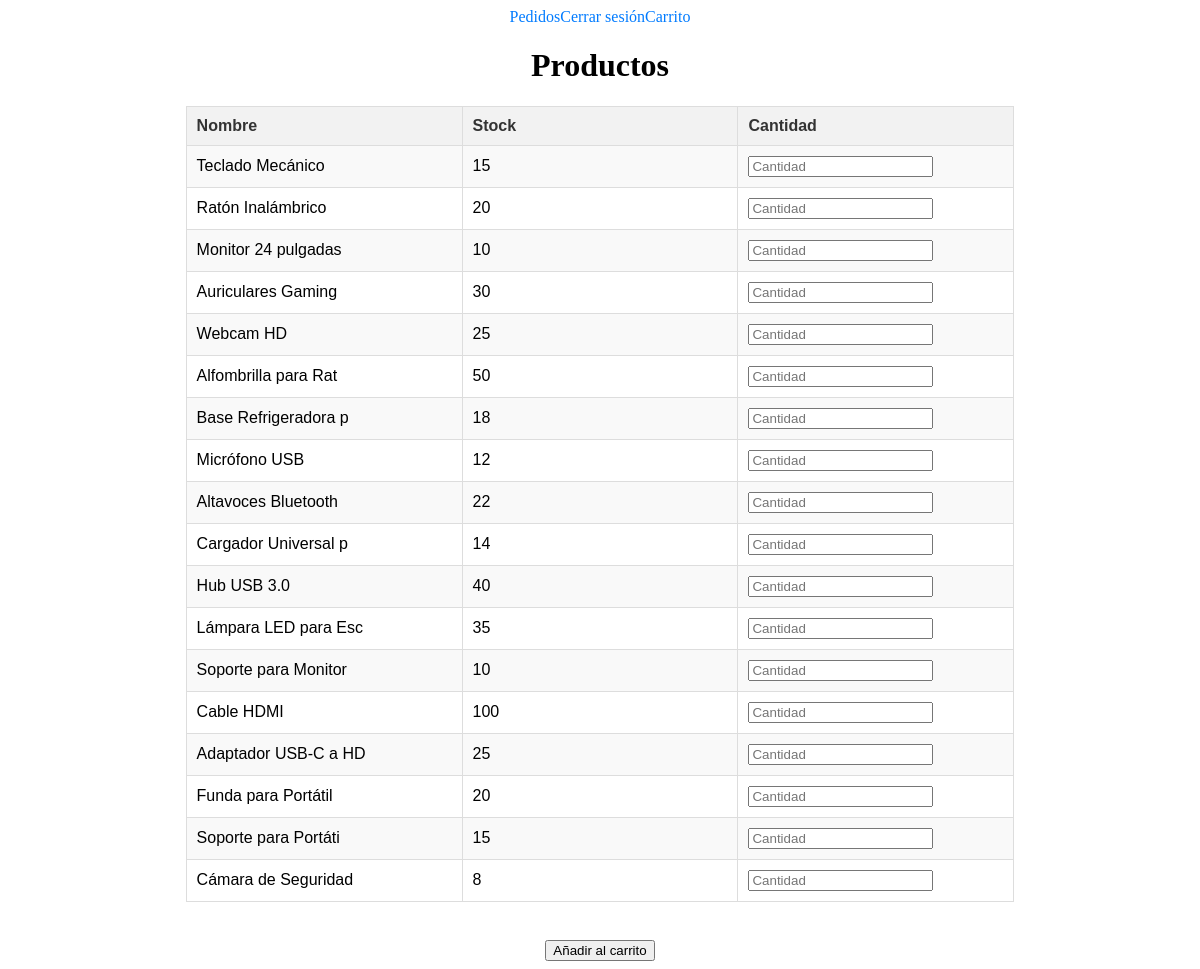
Screenshot of /producto.php?cat=4 (signed in) with the database file from the repository.
### tables this page shows
CREATE TABLE IF NOT EXISTS producto(
    CodProd int(3) NOT NULL auto_increment,
    CodCat int(2) NOT NULL,
    NombreProd VARCHAR(20) NOT NULL,
    Stock INT(4) NOT NULL,
    PRIMARY KEY (CodProd),
    FOREIGN KEY (CodCat) REFERENCES categoria(CodCat)
)CHARACTER SET utf8;

### tienda.php (called while the page is built, shortened)
<?php
class tienda
{
    protected $db;
    function __construct($BD="")
  	{
		try {
			if ($BD!='')
				$this->db = new PDO("mysql:host=" . SERVIDOR . ";dbname=" . $BD .";charset=utf8", USUARIO, CLAVE, array(PDO::MYSQL_ATTR_INIT_COMMAND => "SET NAMES 'utf8'"));
			else
				$this->db = new PDO("mysql:host=" . SERVIDOR. ";charset=utf8", USUARIO, CLAVE, array(PDO::MYSQL_ATTR_INIT_COMMAND => "SET NAMES 'utf8'"));
			$this->db->setAttribute(PDO::MYSQL_ATTR_USE_BUFFERED_QUERY,  true);
			$this->db->setAttribute(PDO::NULL_TO_STRING, true);
			if ($BD=='') {
			   $sql = file_get_contents('pedidos.sql');
			   $this->ejecuta_SQL($sql);
			}
		} catch (PDOException $e) {
			die ("<p><H3>No se ha podido establecer la conexión.
				  <P>Compruebe si está activado el servidor de bases de
				  datos MySQL.</H3></p>\n <p>Error: " . $e->getMessage() . "</p>\n");
		}
	}
    function ejecuta_SQL($sql) {
		$resultado=$this->db->query($sql);
		return $resultado;
	}
	function getProductos($id_cat)
	{
		$sql_script = "SELECT * FROM producto WHERE CodCat='$id_cat'";
		$resultado=$this->ejecuta_SQL($sql_script);
		return $resultado->fetchAll(\PDO::FETCH_ASSOC);
	}
}
?>

### producto.php (the view, shortened to what this page needs)
<?php
    require_once "tienda.php";
    $shop = new tienda;
    if(isset($_REQUEST['cat']) || isset($_REQUEST["addCarrito"]))
    {
        $productos = $shop->getProductos($_SESSION['cat']);
    }
?>
<!DOCTYPE html>
<html lang="es">
<head>
    <link rel="stylesheet" href="style.css">
</head>
<body align="center">
    <?php
    echo '<header> <a href="categoria.php">'. $shop->getNombrecliente($_SESSION['id_cliente']).'</a>';
    echo '<a href="pedidos.php">Pedidos</a>';
    echo '<a href="logout.php">Cerrar sesión</a>';
    echo '<a href="carrito.php">Carrito</a></header>';
    if(isset($_REQUEST['cat']) || isset($_REQUEST["addCarrito"])){
    echo '<h1>Productos</h1>
    <form action="producto.php" method="post">
        <table>
            <tr>
                <th>Nombre</th>
                <th>Stock</th>
                <th>Cantidad</th>
            </tr>';
            for ($i = 0; $i<sizeof($productos); $i++){
                echo
                "<tr>
                <td>". $productos[$i]["NombreProd"] ."</td>
                <td>". $productos[$i]["Stock"] ."</td>
                <td>" ;
                echo "<input type='number' name='cantidad$i' placeholder='Cantidad'><br>";
                echo "</td>
                </tr>";
            }
        echo '</table>
        <br>
        <input type="submit" value="Añadir al carrito">
        </form>';
    }else{
        echo "<hr><br>No se puede mostrar productos sin seleccionar una categoría.";
    }
    ?>
</body>
</html>

### style.css (style rules this page uses)
table { width: 70%; border-collapse: collapse; margin: 20px auto; font-family: Arial, sans-serif; table-layout: fixed; }
th, td { padding: 10px; border: 1px solid #ddd; text-align: left; }
tr:nth-child(even) { background-color: #f9f9f9; }
td { word-wrap: break-word; overflow-wrap: break-word; white-space: normal; max-width: 200px; }
th { background-color: #f2f2f2; color: #333; font-weight: bold; }
a { text-decoration: none; color: #007BFF; }

### rows the page displays
producto: NombreProd "Teclado Mecánico", Stock "15"
producto: NombreProd "Ratón Inalámbrico", Stock "20"
producto: NombreProd "Monitor 24 pulgadas", Stock "10"
producto: NombreProd "Auriculares Gaming", Stock "30"
producto: NombreProd "Webcam HD", Stock "25"
producto: NombreProd "Alfombrilla para Rat", Stock "50"
producto: NombreProd "Base Refrigeradora p", Stock "18"
producto: NombreProd "Micrófono USB", Stock "12"
producto: NombreProd "Altavoces Bluetooth", Stock "22"
producto: NombreProd "Cargador Universal p", Stock "14"
producto: NombreProd "Hub USB 3.0", Stock "40"
producto: NombreProd "Lámpara LED para Esc", Stock "35"
producto: NombreProd "Soporte para Monitor", Stock "10"
producto: NombreProd "Cable HDMI", Stock "100"
producto: NombreProd "Adaptador USB-C a HD", Stock "25"
producto: NombreProd "Funda para Portátil", Stock "20"
producto: NombreProd "Soporte para Portáti", Stock "15"
producto: NombreProd "Cámara de Seguridad", Stock "8"
